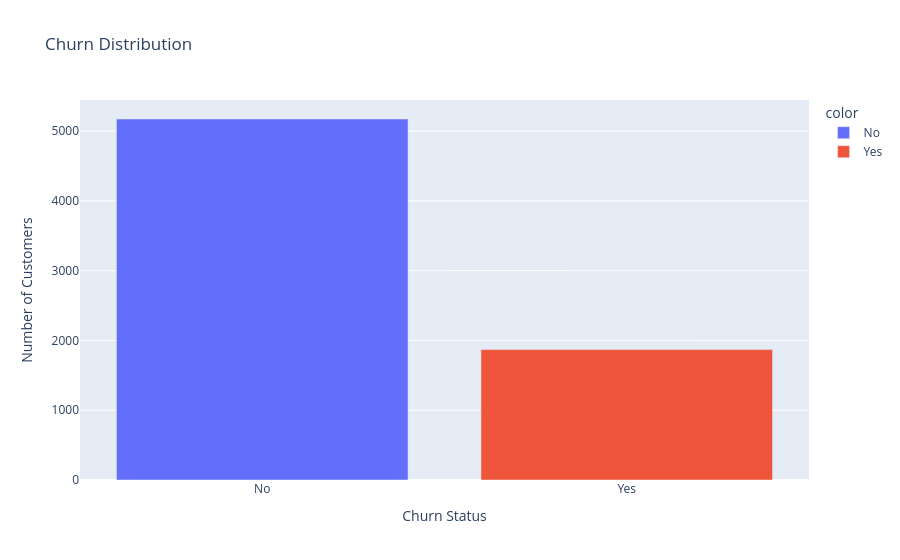

The notebook cell this image was saved under:
### Code cell
# Check churn distribution
churn_counts = df['Churn'].value_counts()
churn_pct = df['Churn'].value_counts(normalize=True) * 100

print("Churn distribution:")
for status, count in churn_counts.items():
    pct = churn_pct[status]
    print(f"  {status}: {count:,} customers ({pct:.1f}%)")

# Visualize
fig = px.bar(x=churn_counts.index, y=churn_counts.values,
             title='Churn Distribution',
             labels={'x': 'Churn Status', 'y': 'Number of Customers'},
             color=churn_counts.index)
fig.show()

### Figure 1 — Plotly figure (JSON) as saved in the notebook; plotly's stock layout.template omitted (floating-point values rounded to 4 significant figures)
{"data": [{"hovertemplate": "color=No<br>Churn Status=%{x}<br>Number of Customers=%{y}<extra></extra>", "legendgroup": "No", "marker": {"color": "#636efa", "pattern": {"shape": ""}}, "name": "No", "orientation": "v", "showlegend": true, "textposition": "auto", "type": "bar", "x": ["No"], "xaxis": "x", "y": [5174], "yaxis": "y"}, {"hovertemplate": "color=Yes<br>Churn Status=%{x}<br>Number of Customers=%{y}<extra></extra>", "legendgroup": "Yes", "marker": {"color": "#EF553B", "pattern": {"shape": ""}}, "name": "Yes", "orientation": "v", "showlegend": true, "textposition": "auto", "type": "bar", "x": ["Yes"], "xaxis": "x", "y": [1869], "yaxis": "y"}], "layout": {"barmode": "relative", "legend": {"title": {"text": "color"}, "tracegroupgap": 0}, "title": {"text": "Churn Distribution"}, "xaxis": {"anchor": "y", "domain": [0, 1], "title": {"text": "Churn Status"}}, "yaxis": {"anchor": "x", "domain": [0, 1], "title": {"text": "Number of Customers"}}}}
